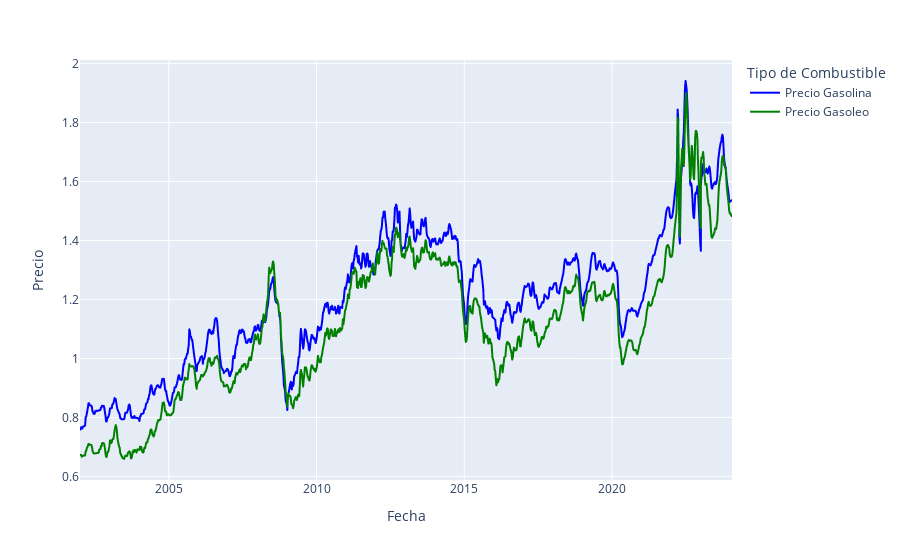

Notebook source saved alongside this figure:
### Code cell
def funcion_line_precio():
    df = pd.read_csv(r"D:\bootcamp\Proyecto3\proyecto3sucio\Precios_Gasolina_y_Precios_Gasoleo.csv")
    df["Semana"] = df["Semana"].apply(lambda x: x.split(" ")[1])
    df['Fecha'] = df.apply(lambda row: pd.to_datetime(f'{int(row["Año"])}-W{int(row["Semana"])}-1', format='%G-W%V-%u'), axis=1)

    fig = px.line(data_frame=df, 
                  x="Fecha", 
                  y=["Precio Gasolina", "Precio Gasoleo"],
                  labels={"value": "Precio", "variable": "Tipo de Combustible"},
                  color_discrete_map={"Precio Gasolina": "blue", "Precio Gasoleo": "green"})

    return fig

# Ejemplo de uso
figura_combustibles = funcion_line_precio()
figura_combustibles.show()

### Figure 1 — Plotly figure (JSON) as saved in the notebook; plotly's stock layout.template omitted (floating-point values rounded to 4 significant figures; data arrays with more than 128 entries replaced by an {"elided": "..."} marker saying what was removed)
{"data": [{"hovertemplate": "Tipo de Combustible=Precio Gasolina<br>Fecha=%{x}<br>Precio=%{y}<extra></extra>", "legendgroup": "Precio Gasolina", "line": {"color": "blue", "dash": "solid"}, "marker": {"symbol": "circle"}, "mode": "lines", "name": "Precio Gasolina", "showlegend": true, "type": "scattergl", "x": {"elided": "1140 str values"}, "xaxis": "x", "y": {"elided": "1140 float values"}, "yaxis": "y"}, {"hovertemplate": "Tipo de Combustible=Precio Gasoleo<br>Fecha=%{x}<br>Precio=%{y}<extra></extra>", "legendgroup": "Precio Gasoleo", "line": {"color": "green", "dash": "solid"}, "marker": {"symbol": "circle"}, "mode": "lines", "name": "Precio Gasoleo", "showlegend": true, "type": "scattergl", "x": {"elided": "1140 str values"}, "xaxis": "x", "y": {"elided": "1140 float values"}, "yaxis": "y"}], "layout": {"legend": {"title": {"text": "Tipo de Combustible"}, "tracegroupgap": 0}, "margin": {"t": 60}, "xaxis": {"anchor": "y", "domain": [0, 1], "title": {"text": "Fecha"}}, "yaxis": {"anchor": "x", "domain": [0, 1], "title": {"text": "Precio"}}}}
